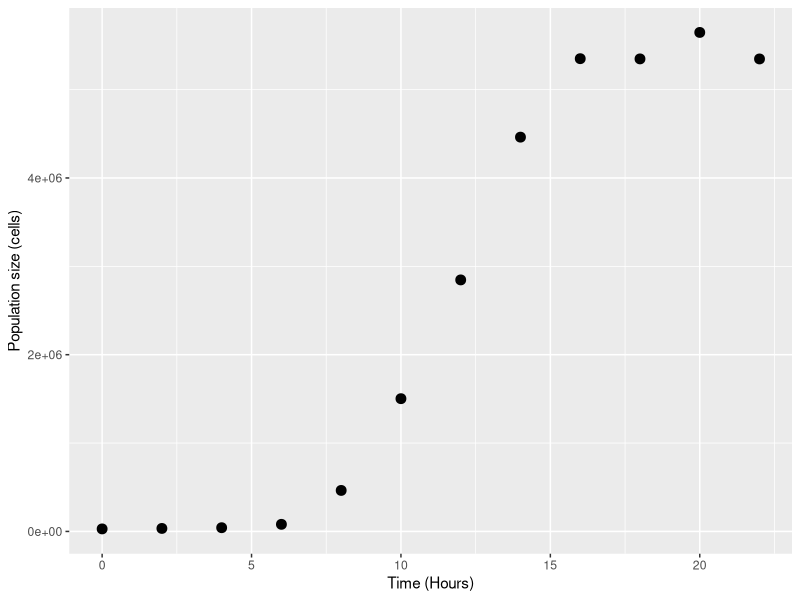
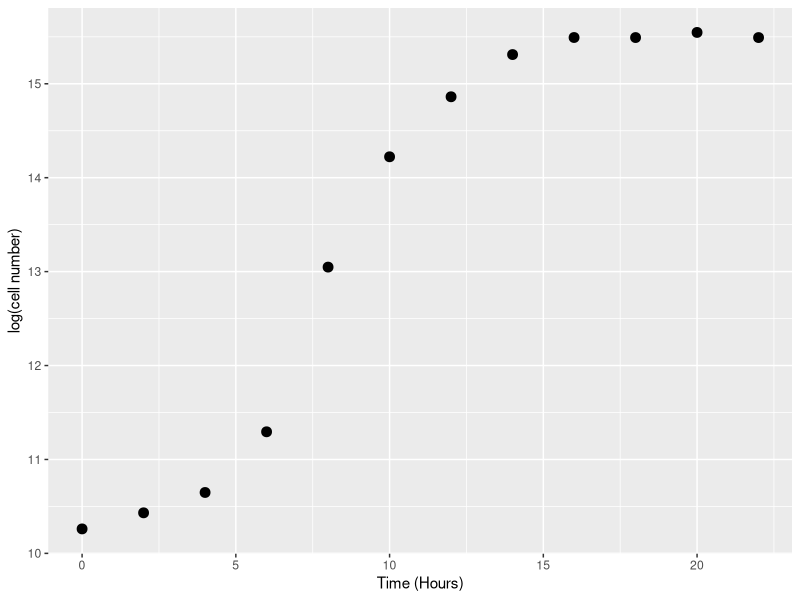
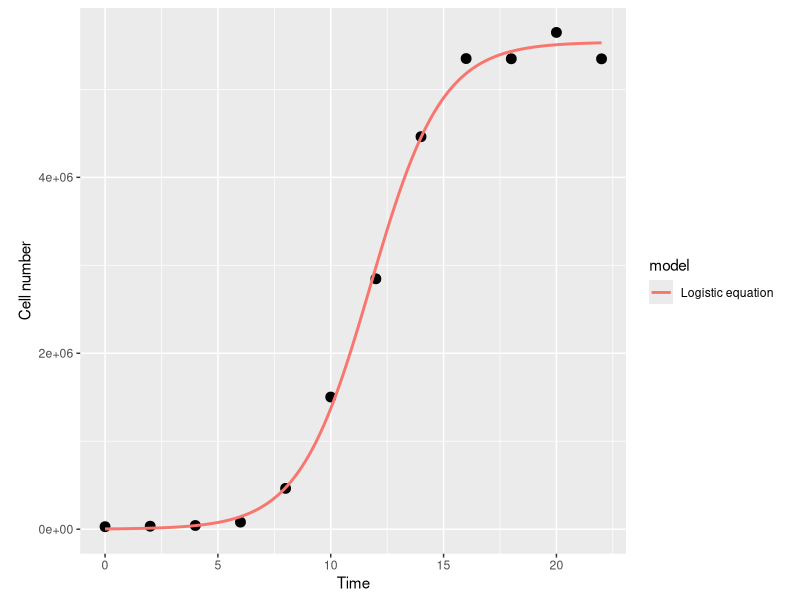
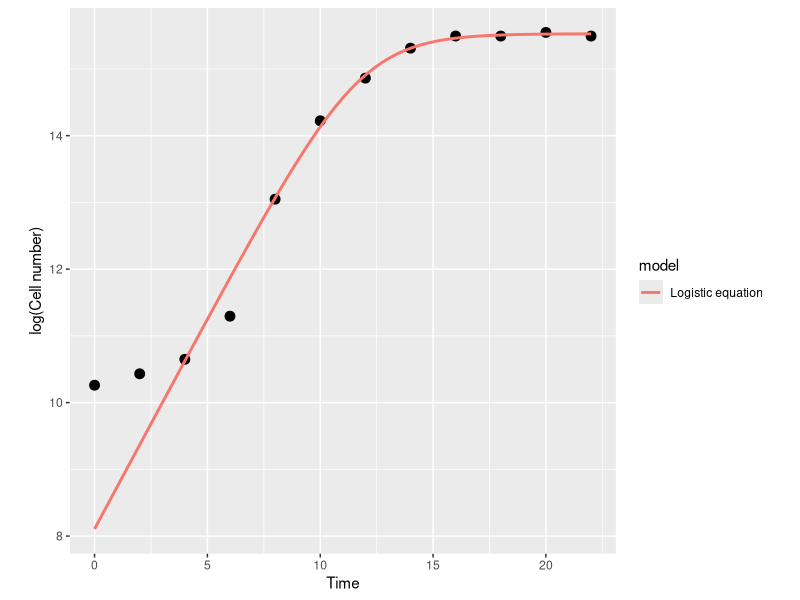
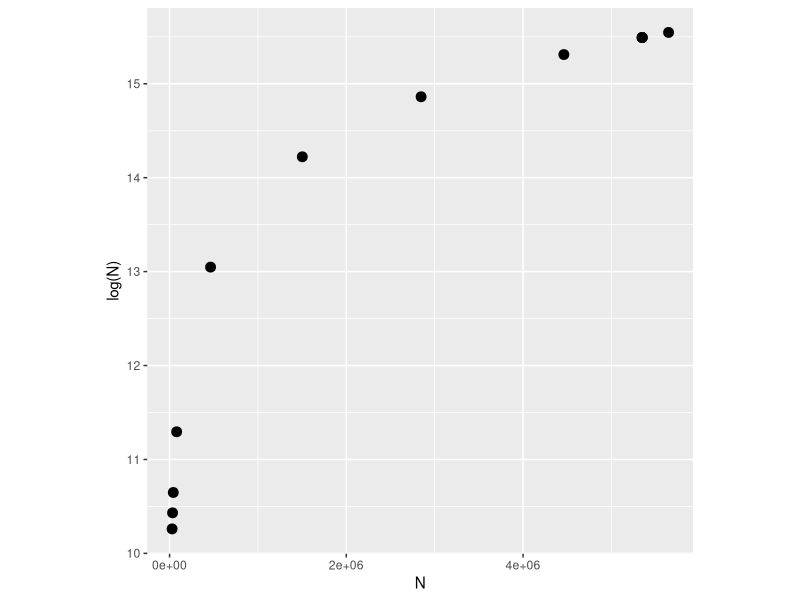
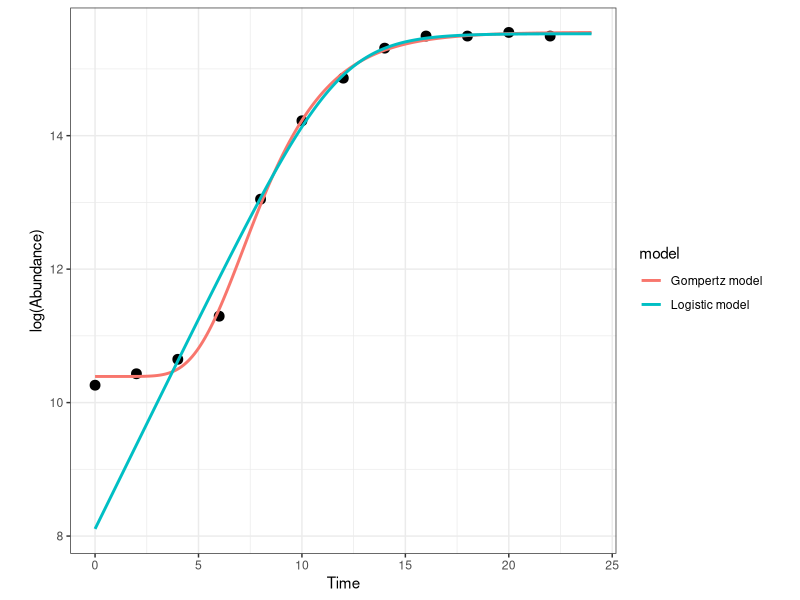

Write R code to recreate these figures, in order.
## ---- chunk 1
knitr::opts_chunk$set(echo = TRUE)
## ---- chunk 2
rm(list=ls())

library(ggplot2)
library(minpack.lm)
## ---- chunk 3
t <- seq(0, 22, 2)
N <- c(32500, 33000, 38000, 105000, 445000, 1430000, 3020000, 4720000, 5670000, 5870000, 5930000, 5940000)

set.seed(1234) # set seed to ensure you always get the same random sequence 

data <- data.frame(t, N * (1 + rnorm(length(t), sd = 0.1))) # add some random error

names(data) <- c("Time", "N")
## ---- chunk 4
ggplot(data, aes(x = Time, y = N)) + 
 geom_point(size = 3) +
 labs(x = "Time (Hours)", y = "Population size (cells)")
## ---- chunk 5
data$LogN <- log(data$N)

# visualise
ggplot(data, aes(x = t, y = LogN)) + 
 geom_point(size = 3) +
 labs(x = "Time (Hours)", y = "log(cell number)")
#Between the hours of 5 and 10 the growth rate looks fairly linear so we can use that time period to calculate growth rate

(data[data$Time == 10,]$LogN - data[data$Time == 6,]$LogN)/(10-6)
#this equates to the log number of cells at time 10 - the log number of cells at time 6/10-6 = 0.73
#So this is our first basic method of estimating growth rate

#Alternatively, we can pick the maximum observed gradient of the curve using the diff() function
diff(data$LogN) #this gives us all the (log) population size differences between timepoint pairs i.e. 0-2, 2-4, 4-6, 6-8...20-22

#so if we look at the maximum different between any pair of time points
max(diff(data$LogN)) #1.75
#and divide this by two because this is the growth rate between two time points
max(diff(data$LogN))/2 #we have our growth rate between each time point 0-1, 1-2, 2-3 etc = 0.88
## ---- chunk 6
lm_growth <- lm(LogN ~ Time, data = data[data$Time > 2 & data$Time <12, ])
#fit a linear model to log transformed data, by only for population size where time is greater than 2 and less than 12
summary(lm_growth) #here our growth rate (the slope of the line) is predicted to be 0.62

#But this isn't ideal because we guessed where the exponential growth phase was (between 3 and 11) by eye. We can fit a more appropriate model using NLLS! 
## ---- chunk 7
logistic_model <- function(t, r_max, K, N_0){ # The classic logistic equation
 return(N_0 * K * exp(r_max * t)/(K + N_0 * (exp(r_max * t) - 1)))
}
## ---- chunk 8
#First we need starting parameters
N_0_start <- min(data$N) #initial population size
K_start <- max(data$N) #maximum population size 
r_max_start <- as.numeric(coef(lm_growth)["Time"]) #Use our estimate from the OLS fitting

fit_logistic <- nlsLM(N ~ logistic_model(t = Time, r_max, K, N_0), data, list(r_max=r_max_start, N_0=N_0_start, K=K_start))

summary(fit_logistic) #here we have used the actualy data to generate some realistic starting values for the model
## ---- chunk 9
timepoints <- seq(0, 22, 0.1)

logistic_points <- logistic_model(t = timepoints,
                                  r_max = coef(fit_logistic)["r_max"],
                                  K = coef(fit_logistic)["K"],
                                  N_0 = coef(fit_logistic)["N_0"])

df1 <- data.frame(timepoints, logistic_points)
df1$model <- "Logistic equation"
names(df1) <- c("Time", "N", "model")

ggplot(data, aes(x = Time, y = N)) +
  geom_point(size = 3) +
  geom_line(data = df1, aes(x = Time, y = N, col = model), size = 1) +
  theme(aspect.ratio=1)+ #This makes the plot square
  labs(x="Time", y = "Cell number")

#The fit looks very good and the r_max estimate using this NLLS model fitting = 0.63, which is similar to that estimated from the linear model (OLS) fitting= 0.62

## ---- chunk 10
#So we fit the linear model to log transformed data but we've only fit the logistic model to non transformed data. How does it fit to our log data?

ggplot(data, aes(x = Time, y = LogN)) +
 geom_point(size = 3) +
 geom_line(data = df1, aes(x = Time, y = log(N), col = model), size = 1) +
 theme(aspect.ratio=1)+ 
 labs(x = "Time", y = "log(Cell number)")

#The model diverges from the data at the lower end. This wasn't visible in the previous plot where the logistic model was fit in linear (non log) scale. The deviation of the model from the data is so small that it only becomes clear in the log scale. This is because of the way logarithms work. Let's look at this in our cell counts data.

ggplot(data, aes(x = N, y = LogN)) +
 geom_point(size = 3) +
 theme(aspect.ratio = 1)+ 
 labs(x = "N", y = "log(N)")

#The logarithm is a strongly nonlinear transformation of any sequence of real numbers, with small numbers close to zero yielding disproportionately large deviations.

#The reason the logarithmic model deviates from the data is because it assumes the population is growing from the start (Time = 0), while in reality growth begins after the lag phase - this is commonly seen in nature due to the time taken to active growth genes and utilise resources - reproduction is not instantaneous! 

#To capture the lag phase more complicated models like the Gompertz model, have been developed. 
## ---- chunk 11
#define model function
gompertz_model <- function(t, r_max, K, N_0, t_lag){ # Modified gompertz growth model (Zwietering 1990)
 return(N_0 + (K - N_0) * exp(-exp(r_max * exp(1) * (t_lag - t)/((K - N_0) * log(10)) + 1)))
}

#get starting values
N_0_start <- min(data$LogN) # lowest population size, note log scale
K_start <- max(data$LogN) # highest population size, note log scale
r_max_start <- 0.62 # use our previous estimate from the OLS fitting from above
t_lag_start <- data$Time[which.max(diff(diff(data$LogN)))] # find last timepoint of lag phase

#fit the model
fit_gompertz <- nlsLM(LogN ~ gompertz_model(t = Time, r_max, K, N_0, t_lag), data,
      list(t_lag=t_lag_start, r_max=r_max_start, N_0 = N_0_start, K = K_start))

#get model summary
summary(fit_gompertz)

#plot both models

timepoints <- seq(0, 24, 0.1)

logistic_points <- log(logistic_model(t = timepoints, 
          r_max = coef(fit_logistic)["r_max"], 
          K = coef(fit_logistic)["K"], 
          N_0 = coef(fit_logistic)["N_0"]))

gompertz_points <- gompertz_model(t = timepoints, 
         r_max = coef(fit_gompertz)["r_max"], 
         K = coef(fit_gompertz)["K"], 
         N_0 = coef(fit_gompertz)["N_0"], 
         t_lag = coef(fit_gompertz)["t_lag"])

df1 <- data.frame(timepoints, logistic_points)
df1$model <- "Logistic model"
names(df1) <- c("Time", "LogN", "model")

df2 <- data.frame(timepoints, gompertz_points)
df2$model <- "Gompertz model"
names(df2) <- c("Time", "LogN", "model")

model_frame <- rbind(df1, df2)

ggplot(data, aes(x = Time, y = LogN)) +
 geom_point(size = 3) +
 geom_line(data = model_frame, aes(x = Time, y = LogN, col = model), size = 1) +
 theme_bw() + # make the background white
 theme(aspect.ratio=1)+ # make the plot square 
 labs(x = "Time", y = "log(Abundance)")

#we can see that the Gompertz model gives a much better fit to the data. It has also estimated r_max = 1.86 which is twice as high as that estimated by logistic model = 0.63. This is because the logistic model ignores the lag phase, including it in the exponential growth phase.
